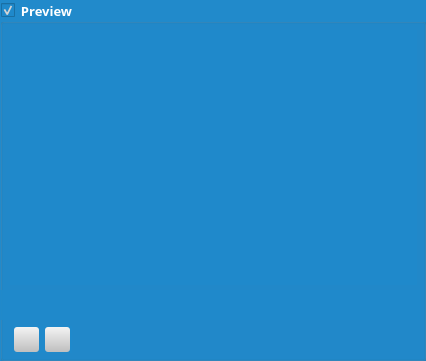
  <widget class="QGroupBox" name="previewCheckBox">
   <property name="geometry">
    <rect>
     <x>641</x>
     <y>139</y>
     <width>426</width>
     <height>361</height>
    </rect>
   </property>
   <property name="minimumSize">
    <size>
     <width>0</width>
     <height>200</height>
    </size>
   </property>
   <property name="maximumSize">
    <size>
     <width>16777215</width>
     <height>398</height>
    </size>
   </property>
   <property name="font">
    <font>
     <family>Vrinda</family>
     <pointsize>10</pointsize>
     <weight>75</weight>
     <bold>true</bold>
    </font>
   </property>
   <property name="styleSheet">
    <string notr="true">background-color: rgba(31, 138, 203, 230);
color: rgb(255, 255, 255);</string>
   </property>
   <property name="title">
    <string>Preview</string>
   </property>
   <property name="checkable">
    <bool>true</bool>
   </property>
   <widget class="VlcWidgetVideo" name="videoPlayer" native="true">
    <property name="geometry">
     <rect>
      <x>10</x>
      <y>30</y>
      <width>407</width>
      <height>255</height>
     </rect>
    </property>
    <property name="minimumSize">
     <size>
      <width>0</width>
      <height>0</height>
     </size>
    </property>
   </widget>
   <widget class="ImageViewer" name="imageViewer" native="true">
    <property name="geometry">
     <rect>
      <x>10</x>
      <y>30</y>
      <width>407</width>
      <height>255</height>
     </rect>
    </property>
    <property name="styleSheet">
     <string notr="true"/>
    </property>
   </widget>
   <widget class="VlcWidgetSeek" name="videoSeeker" native="true">
    <property name="geometry">
     <rect>
      <x>0</x>
      <y>290</y>
      <width>421</width>
      <height>30</height>
     </rect>
    </property>
   </widget>
   <widget class="QWidget" name="layoutWidget">
    <property name="geometry">
     <rect>
      <x>14</x>
      <y>326</y>
      <width>58</width>
      <height>27</height>
     </rect>
    </property>
    <layout class="QHBoxLayout" name="horizontalLayout_7">
     <item>
      <widget class="QPushButton" name="playVideo">
       <property name="minimumSize">
        <size>
         <width>25</width>
         <height>25</height>
        </size>
       </property>
       <property name="maximumSize">
        <size>
         <width>25</width>
         <height>25</height>
        </size>
       </property>
       <property name="styleSheet">
        <string notr="true">QPushButton {
background-color: qlineargradient(x1:0, y1:0, x2:0, y2:1, stop:0 rgba(243, 243, 243, 255), stop:1 rgba(191, 191, 191, 255));
border:none;
border-radius: 3px;
}

QPushButton:hover {
background-color: qlineargradient(x1:0, y1:0, x2:0, y2:1, stop:0 rgba(210, 243, 243, 255), stop:1 rgba(191, 191, 191, 255));
border:none;
border-radius: 3px;
}

QPushButton:pressed {
background-color: qlineargradient(x1:0, y1:0, x2:0, y2:1, stop:0 rgba(170, 243, 243, 255), stop:1 rgba(191, 191, 191, 255));
border:none;
border-radius: 3px;
}</string>
       </property>
       <property name="text">
        <string/>
       </property>
       <property name="icon">
        <iconset resource="resource.qrc">
         <normaloff>:/image/Images/run.png</normaloff>:/image/Images/run.png</iconset>
       </property>
      </widget>
     </item>
     <item>
      <widget class="QPushButton" name="stopVideo">
       <property name="minimumSize">
        <size>
         <width>25</width>
         <height>25</height>
        </size>
       </property>
       <property name="maximumSize">
        <size>
         <width>25</width>
         <height>25</height>
        </size>
       </property>
       <property name="styleSheet">
        <string notr="true">QPushButton {
background-color: qlineargradient(x1:0, y1:0, x2:0, y2:1, stop:0 rgba(243, 243, 243, 255), stop:1 rgba(191, 191, 191, 255));
border:none;
border-radius: 3px;
}

QPushButton:hover {
background-color: qlineargradient(x1:0, y1:0, x2:0, y2:1, stop:0 rgba(210, 243, 243, 255), stop:1 rgba(191, 191, 191, 255));
border:none;
border-radius: 3px;
}

QPushButton:pressed {
background-color: qlineargradient(x1:0, y1:0, x2:0, y2:1, stop:0 rgba(170, 243, 243, 255), stop:1 rgba(191, 191, 191, 255));
border:none;
border-radius: 3px;
}</string>
       </property>
       <property name="text">
        <string/>
       </property>
       <property name="icon">
        <iconset resource="resource.qrc">
         <normaloff>:/image/Images/stop.png</normaloff>:/image/Images/stop.png</iconset>
       </property>
      </widget>
     </item>
    </layout>
   </widget>
   <zorder>layoutWidget</zorder>
   <zorder>videoPlayer</zorder>
   <zorder>imageViewer</zorder>
   <zorder>videoSeeker</zorder>
  </widget>
